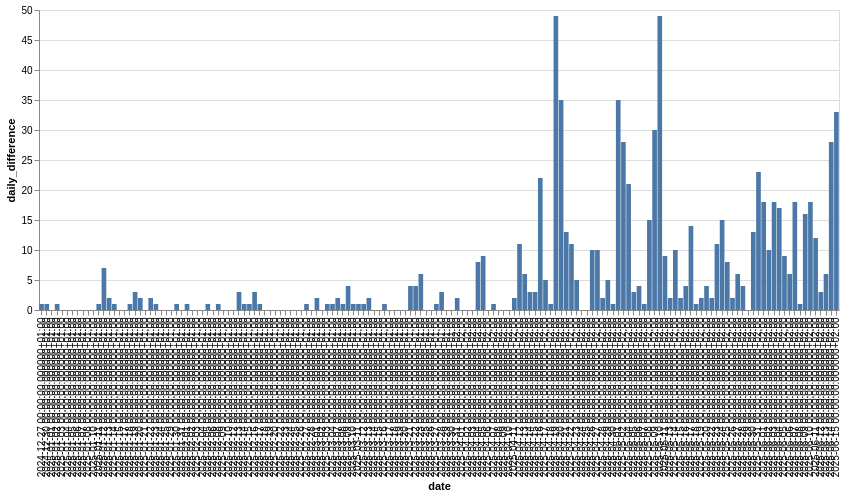

The code cell stored with this chart in its notebook:
### Code cell
segment("Sedmička, Lipno {")

### Figure 1 — Vega-Lite specification as saved in the notebook (floating-point values rounded to 4 significant figures; data arrays with more than 128 entries replaced by an {"elided": "..."} marker saying what was removed)
{"config": {"view": {"continuousWidth": 300, "continuousHeight": 300}}, "data": {"name": "data-807ebf04b006680977e5f9da85b811a7"}, "mark": {"type": "bar"}, "encoding": {"x": {"field": "date", "type": "ordinal"}, "y": {"field": "daily_difference", "type": "quantitative"}}, "width": 800, "$schema": "https://vega.github.io/schema/vega-lite/v5.8.0.json", "datasets": {"data-807ebf04b006680977e5f9da85b811a7": {"elided": "154 records"}}}
